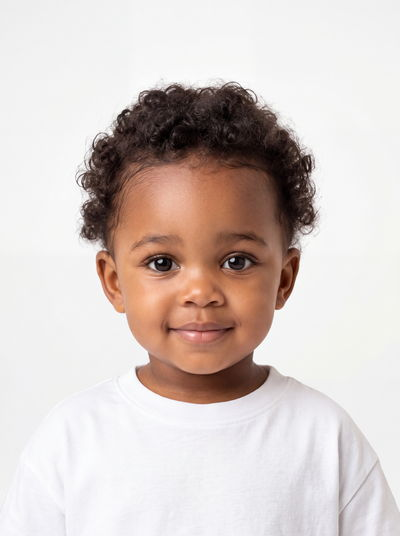
#> input picture mannequins/enfants/bebe/alia/thumb.jpg, 400 x 536 px
$ python -i build-catalogue.py   (imports and definitions only)
#> lines starting #> are read from the running program, lines starting #| are printed output that depends on the picture; after the words box and inside, x2 and y2 are one past the last pixel; in counts of white or black regions, pixels touching at a corner belong together
#!/usr/bin/env python3
"""Construit le catalogue mannequins Miraggia (images compressees + mannequins.json).

Relancable : on ajoute / retire un mannequin dans le dossier source, on relance,
les images sont (re)generees uniquement si la source a change et le JSON est a jour.

Usage :
    python scripts/build-catalogue.py                 # source et sortie par defaut
    python scripts/build-catalogue.py --src "D:/CHIMP_ME/MANNEQUINS" --out .
    python scripts/build-catalogue.py --force          # re-encode tout
    python scripts/build-catalogue.py --dry-run        # affiche la classification sans ecrire

Arborescence source (les noms exacts sont decouverts, pas codes en dur) :
    <SRC>/<...dossiers de categorie...>/<NN.PRENOM>/<images>

    La profondeur des dossiers de categorie n'est pas imposee : un mannequin est repere
    au fait que son dossier contient des images, et son genre comme sa categorie sont lus
    sur la chaine de ses dossiers parents (le plus profond l'emporte). Sont donc acceptes :

        TENUES FEMMES 20_30 ANS/1.AMBRE/        genre et age sur le meme dossier
        TENUES _+SIZE/FEMMES/3.LOLA/            categorie puis genre
        TENUES ENFANTS/BEBES/1.MILAN/           chapeau puis categorie enfant
        FEMMES/20-30 ANS/01.MILA/               genre puis age (ancienne arborescence)

    - genre  : dossier dont le nom contient FEMME / WOMEN / FILLE / HOMME / MEN / GARCON
    - age    : "20-30 ANS", "4-12 ANS"... (la borne haute <= AGE_ENFANT_MAX => genre "Enfant") ;
               un dossier sans chiffres est une categorie a part ("+SIZE" -> "Plus size",
               "BEBES" -> "Bebe", "TENUES FILLES" -> "Fille", "TENUES GARCONS" -> "Garcon",
               ces trois dernieres etant des categories du genre "Enfant")
    - prenom : prefixe numerique optionnel ("01.MILA" -> "Mila")
    - images : si elles sont numerotees (01.png, 02.png...), cet ordre est conserve tel quel

Classification automatique de chaque image, pour son etiquette (OpenCV, cascades de Haar) :
    - visage petit par rapport a l'image (ou personne entiere detectee) -> plein-pied
    - visage de face detecte                                              -> visage
    - sinon                                                                -> profil
    - aucune personne detectee (ex : photo de fond vide)                   -> ignoree

Corrections manuelles : scripts/catalogue-overrides.json
    { "<id mannequin>": { "<nom de fichier source>": "plein-pied" | "visage" | "mi-corps" | "profil" | "skip" },
      "_par_numero": { "<prefixe d'id ou *>": { "1": "visage", "2": "mi-corps", "3": "plein-pied" } } }
    La regle "_par_numero" impose le type selon le numero de la photo (pas de detection), par categorie.

Sortie :
    <OUT>/mannequins/<genre ou "enfants">/<categorie>/<prenom>/01-plein-pied.jpg, 02-visage.jpg, 03-profil.jpg ...
                                            + thumb.jpg, thumb-02.jpg, thumb-03.jpg ... (une miniature 3/4 par photo)
    <OUT>/mannequins.json
"""
from __future__ import annotations

import argparse
import json
import re
import shutil
import sys
import time
import unicodedata
from concurrent.futures import ProcessPoolExecutor, as_completed
from datetime import date
from pathlib import Path

import numpy as np
from PIL import Image

try:
    import cv2
except ImportError:  # pragma: no cover
    sys.exit("OpenCV manquant : pip install opencv-python-headless")

# ---------------------------------------------------------------------------
# Reglages
# ---------------------------------------------------------------------------
REPO = Path(__file__).resolve().parent.parent
DEFAULT_SRC = Path(r"H:/Drive partagés/MIRAGGIA SAS/CATALOGUE/CATALOGUE 2026/POUR JEREM")
OVERRIDES_FILE = REPO / "scripts" / "catalogue-overrides.json"
CACHE_FILE = REPO / "scripts" / ".catalogue-cache.json"

IMAGE_EXT = {".png", ".jpg", ".jpeg", ".webp"}
MAX_WIDTH = 1200
THUMB_WIDTH = 400
PHOTO_MAX_KB = 200
THUMB_MAX_KB = 60
JPEG_QUALITY = 80
JPEG_QUALITY_FLOOR = 60

READ_RETRIES = 4             # lectures d'une meme image avant d'abandonner
READ_RETRY_DELAY = 0.6       # secondes entre deux tentatives (x2 a chaque essai)

AGE_ENFANT_MAX = 15          # borne haute <= 15 ans => genre "Enfant"
DETECT_HEIGHT = 1000         # hauteur de travail pour la detection
FULL_BODY_FACE_RATIO = 0.16  # visage / hauteur image en dessous => plein pied
FULL_BODY_MAX_WIDTH = 0.55   # largeur du sujet / largeur image : corps entier < 0.45, buste > 0.55

TYPE_ORDER = ["plein-pied", "visage", "mi-corps", "profil"]
OUTPUT_FORMAT_VERSION = 3    # a incrementer quand la forme des fichiers de sortie change (invalide le cache)

GENRE_PATTERNS = [
    (re.compile(r"femme|women|woman|female|fille", re.I), "Femme", "femmes"),
    (re.compile(r"homme|men|man|male|garcon|garçon", re.I), "Homme", "hommes"),
]

# Mots de genre a retirer du nom d'un dossier avant d'y lire une tranche d'age
# ("TENUES FEMMES 20_30 ANS" -> "20-30 ans").
GENRE_WORDS = re.compile(r"\b(femmes?|hommes?|women|woman|men|man|females?|males?|filles?|gar[cç]ons?)\b", re.I)

# Prefixe decoratif des dossiers source ("TENUES FEMMES ..." -> "FEMMES ...").
SOURCE_PREFIX = re.compile(r"^\s*tenues?\b", re.I)

CHILD_ROOT = re.compile(r"\benfants?\b|\bkids?\b", re.I)
PLUS_SIZE = re.compile(r"\+\s*size|\bplus\s*size\b", re.I)

# Categories enfant sans tranche d'age chiffree, dans l'ordre d'affichage voulu.
CHILD_CATEGORIES = [
    (re.compile(r"b[ée]b[ée]s?|baby|babies", re.I), "Bébé"),
    (re.compile(r"\bfilles?\b|\bgirls?\b", re.I), "Fille"),
    (re.compile(r"\bgar[cç]ons?\b|\bboys?\b", re.I), "Garçon"),
]


# ---------------------------------------------------------------------------
# Utilitaires
# ---------------------------------------------------------------------------
# [84 lines left out: functions slugify, pretty_name, file_number, number_types_for, folder_order, parse_age and 3 more, not called in this run]


def file_signature(p: Path) -> str:
    st = p.stat()
    return f"{st.st_size}:{int(st.st_mtime)}"


def load_rgb(path: Path) -> Image.Image:
    """Ouvre l'image, en reessayant : sur un lecteur reseau (Google Drive, OneDrive) une
    lecture echoue parfois alors que le fichier est sain (OSError / [Errno 22])."""
    delay = READ_RETRY_DELAY
    for attempt in range(1, READ_RETRIES + 1):
        try:
            im = Image.open(path)
#> im is the input picture: PIL image 400x536 RGB; mean R, G, B 213.2, 202, 198.1
            im.load()
            break
        except OSError:
            if attempt == READ_RETRIES:
                raise
            time.sleep(delay)
            delay *= 2
    if im.mode in ("RGBA", "LA") or (im.mode == "P" and "transparency" in im.info):
        im = im.convert("RGBA")
        bg = Image.new("RGB", im.size, (255, 255, 255))
        bg.paste(im, mask=im.split()[-1])
        return bg
    return im.convert("RGB")


# ---------------------------------------------------------------------------
# Classification d'une image
# ---------------------------------------------------------------------------
_cascades: dict[str, cv2.CascadeClassifier] = {}


def cascade(name: str) -> cv2.CascadeClassifier:
    if name not in _cascades:
        _cascades[name] = cv2.CascadeClassifier(cv2.data.haarcascades + name)
    return _cascades[name]


def person_bbox(rgb: np.ndarray) -> dict | None:
    """Boite englobante du sujet (difference avec le fond de studio), en fractions de l'image.

    Retourne {"w": largeur, "h": hauteur, "aspect": hauteur/largeur en pixels} ou None si vide.
    """
    a = rgb.astype(int)
    h, w, _ = a.shape
    border = np.concatenate([a[:5].reshape(-1, 3), a[-5:].reshape(-1, 3),
                             a[:, :5].reshape(-1, 3), a[:, -5:].reshape(-1, 3)])
    bg = np.median(border, axis=0)
    mask = np.abs(a - bg).sum(axis=2) > 120
    if mask.sum() < 0.01 * h * w:
        return None
    ys, xs = np.where(mask)
    bw, bh = xs.max() - xs.min() + 1, ys.max() - ys.min() + 1
    # Un buste est coupe par le bord bas de l'image ; un corps entier a ses pieds dans le cadre.
    touches_bottom = bool(ys.max() >= h - 4)
    return {"w": round(bw / w, 3), "h": round(bh / h, 3), "aspect": round(bh / bw, 2), "cut": touches_bottom}


def classify_image(path: Path) -> tuple[str, dict]:
    """Retourne (type, details) avec type dans plein-pied / visage / profil / skip.

    Regles (photos de studio, fond uni) :
      1. Aucun sujet (fond vide) => skip.
      2. Sujet entier dans le cadre (ne touche pas le bord bas) et etroit => plein-pied.
         Un visage de face tres petit par rapport a l'image confirme aussi un plein-pied.
      3. Sinon : visage de face detecte (cascade frontale, minNeighbors eleve, sans egalisation
         d'histogramme qui cree de faux visages sur les torses) => visage ; sinon => profil.
    Le detail "weight" (confiance de la cascade frontale) sert ensuite a departager, au sein d'un
    mannequin, deux "visage" sans "profil" : le moins franc (vue de trois-quarts) devient le profil.
    """
    im = load_rgb(path)
    scale = DETECT_HEIGHT / im.height
#> scale = 1.87
    small = im.resize((max(1, round(im.width * scale)), DETECT_HEIGHT), Image.BILINEAR)
    rgb = np.asarray(small)
    gray = cv2.cvtColor(rgb, cv2.COLOR_RGB2GRAY)
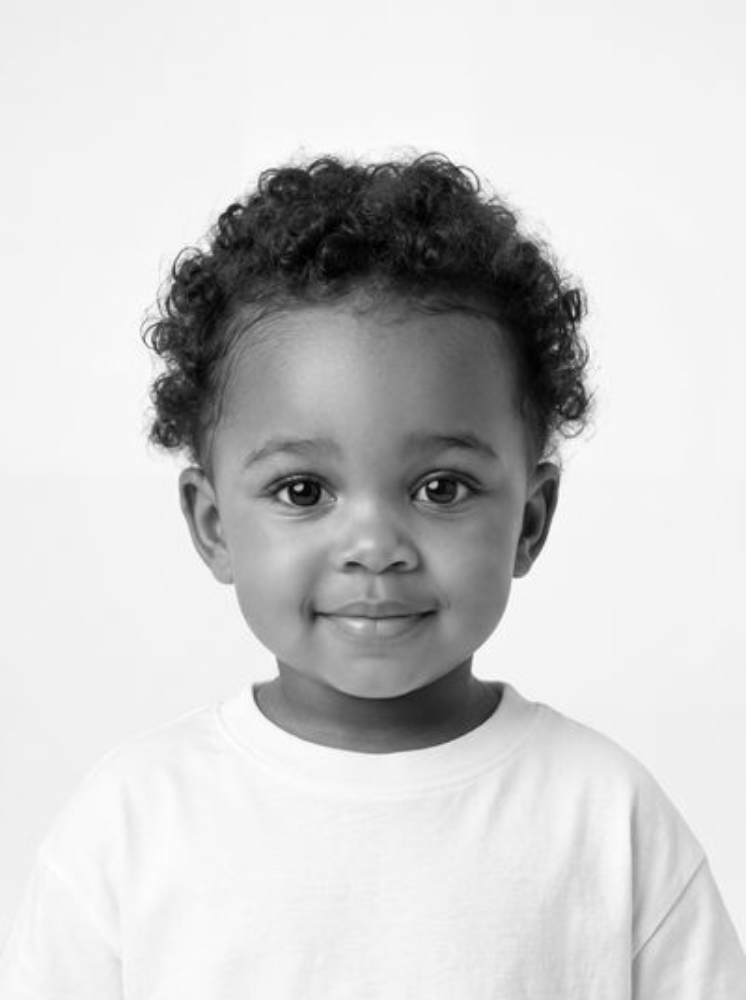
#> gray: shape (1000, 746); min 0, max 255, mean 204.9
    h, w = gray.shape
#> h = 1000; w = 746

    def plausible(f) -> bool:
        # Dans la moitie haute, pas trop excentre (les faux positifs sont plus bas, sur le corps).
        return (f[1] + f[3] / 2) < 0.6 * h and 0.1 * w < (f[0] + f[2] / 2) < 0.9 * w

    rects, _, weights = cascade("haarcascade_frontalface_default.xml").detectMultiScale3(
        gray, scaleFactor=1.08, minNeighbors=8, minSize=(30, 30), outputRejectLevels=True)
#> rects = [[154, 317, 418, 418]]; weights = [7.08]
    frontal = [(tuple(int(v) for v in r), float(lw)) for r, lw in zip(rects, weights) if plausible(r)]
#> frontal = [((154, 317, 418, 418), 7.08)]
    alt = cascade("haarcascade_frontalface_alt2.xml").detectMultiScale(gray, scaleFactor=1.08, minNeighbors=8, minSize=(30, 30))
#> alt = [[172, 336, 385, 385]]
    frontal += [(tuple(int(v) for v in r), 0.0) for r in alt if plausible(r)]
#> frontal = [((154, 317, 418, 418), 7.08), ((172, 336, 385, 385), 0)]

    top_face = min(frontal, key=lambda f: f[0][1])[0] if frontal else None
#> top_face = (154, 317, 418, 418)
    face_ratio = top_face[3] / h if top_face else 0.0
#> face_ratio = 0.418
    weight = max((lw for _, lw in frontal), default=0.0)
#> weight = 7.08
    box = person_bbox(rgb)
#> in person_bbox, `bg = np.median(border, axis=0)`: bg = [241, 241, 241]
#> in person_bbox, `mask = np.abs(a - bg).sum(axis=2) > 120`:
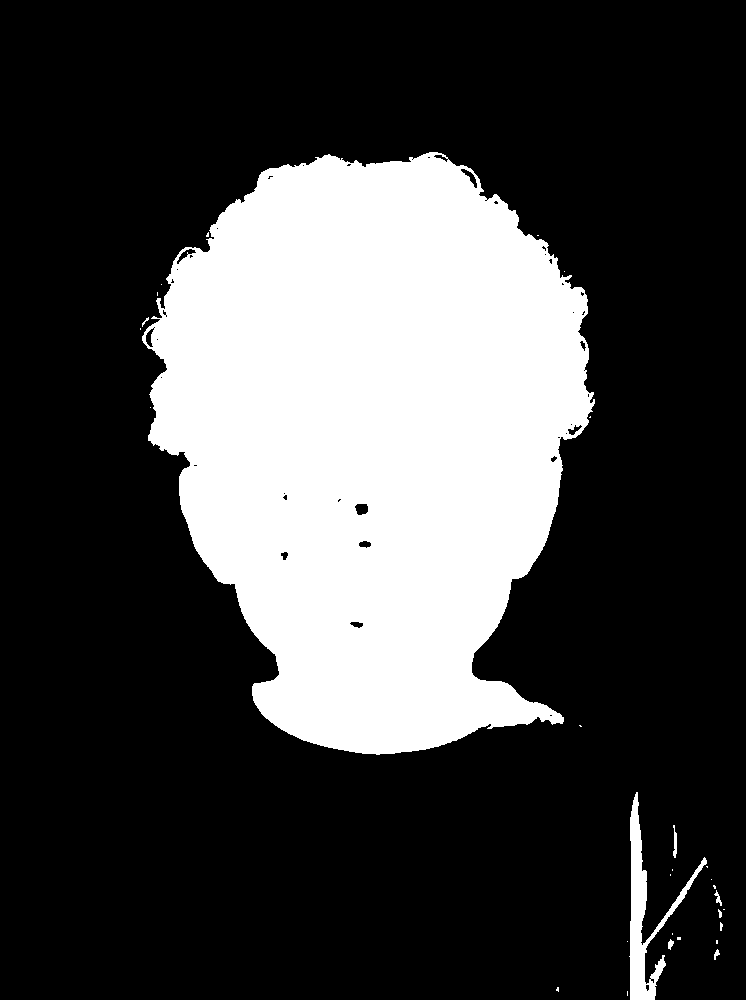
#> mask: shape (1000, 746) bool; 26.6% white; 30 white regions (21 under 20 px), largest, box (x1, y1, x2, y2) and area: (142, 152, 595, 755) 194908, (629, 792, 707, 1000) 3444, (673, 825, 677, 858) 87
#> in person_bbox, `bw, bh = xs.max() - xs.min() + 1, ys.max() - ys.min() + 1`: bw = 585; bh = 848
#> in person_bbox, `touches_bottom = bool(ys.max() >= h - 4)`: touches_bottom = True
#> box = {'w': 0.784, 'h': 0.848, 'aspect': 1.45, 'cut': True}
    details = {"face": round(face_ratio, 3), "weight": round(weight, 2), "bbox": box}

    if box is None or box["h"] < 0.5:
        return "skip", details
    if not box["cut"] and (box["w"] < FULL_BODY_MAX_WIDTH or (top_face and face_ratio < FULL_BODY_FACE_RATIO)):
        return "plein-pied", details
    # Sujet coupe par le cadre = buste. Un "visage" minuscule sur un buste est un faux positif
    # (oreille, cheveux) : on l'ignore, ce qui laisse le profil.
    if top_face and face_ratio >= FULL_BODY_FACE_RATIO:
        return "visage", details
    return "profil", details


# ---------------------------------------------------------------------------
# Encodage
# ---------------------------------------------------------------------------
# [265 lines left out: functions save_jpeg, encode_photo, encode_thumb, process_model, classify_folder, describe and 2 more, not called in this run]


def model_signature(src_dir: Path) -> str:
    files = sorted(p for p in src_dir.iterdir() if p.is_file() and p.suffix.lower() in IMAGE_EXT)
    return "|".join(f"{p.name}={file_signature(p)}" for p in files)


# ---------------------------------------------------------------------------
# Main
# ---------------------------------------------------------------------------
# [153 lines left out: function main, not called in this run]


# [2 lines not run here, left out]

>>> result = classify_image('../mannequins/enfants/bebe/alia/thumb.jpg')
